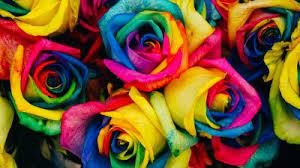
#> input picture pic.jpg, 300 x 168 px
$ jupyter execute Dominant_colors_in_Image.ipynb
#> lines starting #> are read from the running program, lines starting #| are printed output that depends on the picture
[cell 1]
# Importing packages
import cv2
import numpy as np
import matplotlib.pyplot as plt
from sklearn.cluster import KMeans
import imutils

[cell 2]
# Defining the no. of clusters for the KMeans algorithm.
clusters = 7

[cell 3]
# Reading input image.
img = cv2.imread('pic.jpg')
#> img is the input picture: shape (168, 300, 3); mean B, G, R 46.9, 81, 118.5

# Keeping a copy of it for future use.
org_img = img.copy()

# Printing its shape.
print('Orginal image shape --> ',img.shape)
#| Orginal image shape -->  (168, 300, 3)

[cell 4]
# Resizing our image to get results fast.
img = imutils.resize(img,height=200)
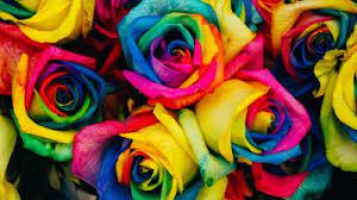
#> img: shape (200, 357, 3); mean B, G, R 46.8, 80.9, 118.4

# Printing resized image shape.
print('After resizing image shape --> ',img.shape)
#| After resizing image shape -->  (200, 357, 3)

[cell 5]
# Flattening the image.
flat_img = np.reshape(img,(-1,3))

# Check the shape of the flattened image
print('After Flattening shape --> ',flat_img.shape)
#| After Flattening shape -->  (71400, 3)

[cell 6]
# Making a KMeans Clustering object with n_clusters
kmeans = KMeans(n_clusters=clusters,random_state=0)

# Fit our image in Kmeans Clustering Algorithm
kmeans.fit(flat_img)

[cell 7]
# Extracting cluster centers
dominant_colors = np.array(kmeans.cluster_centers_,dtype='uint')

[cell 8]
# calculating the dominance of each dominant color.
percentages = (np.unique(kmeans.labels_,return_counts=True)[1])/flat_img.shape[0]

# zipping percentages and colors together
p_and_c = zip(percentages,dominant_colors)

# sort this zip object in descending order
p_and_c = sorted(p_and_c,reverse=True)

[cell 9]
# plotting blocks of dominant colors.
block = np.ones((50,50,3),dtype='uint')
plt.figure(figsize=(12,8))
for i in range(clusters):
    plt.subplot(1,clusters,i+1)
    block[:] = p_and_c[i][1][::-1] # we have done this to convert bgr(opencv) to rgb(matplotlib)
    plt.imshow(block)
    plt.xticks([])
    plt.yticks([])
    plt.xlabel(str(round(p_and_c[i][0]*100,2))+'%')
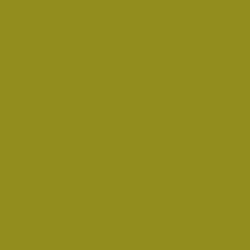
#> block: shape (50, 50, 3) uint64 (shown 5 times larger); mean of channels 0, 1, 2 30, 141, 146; drawn as B, G, R
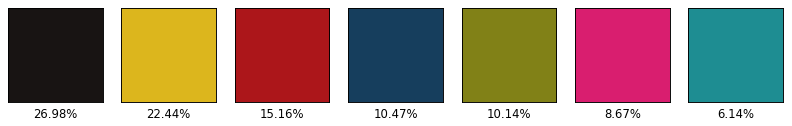
#> figure drawn by matplotlib, 7 panels

[cell 10]
# We are plotting the following bar.
bar = np.ones((50,500,3),dtype='uint')
plt.figure(figsize=(12,8))
plt.title('Proportions of colors in the image')
start = 0
i = 1
for p,c in p_and_c:
    end = start+int(p*bar.shape[1])
    if i==clusters:
        bar[:,start:] = c[::-1]
    else:
        bar[:,start:end] = c[::-1]
    start = end
    i+=1
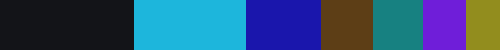
#> bar: shape (50, 500, 3) uint64; mean of channels 0, 1, 2 117.4, 80.9, 46.9; drawn as B, G, R
#> after the loop, i = 8
plt.imshow(bar)
plt.xticks([])
plt.yticks([])
#> Out = ([], [])
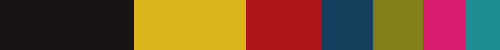
#> shown: shape (50, 500, 3); mean R, G, B 117.4, 80.9, 46.9
